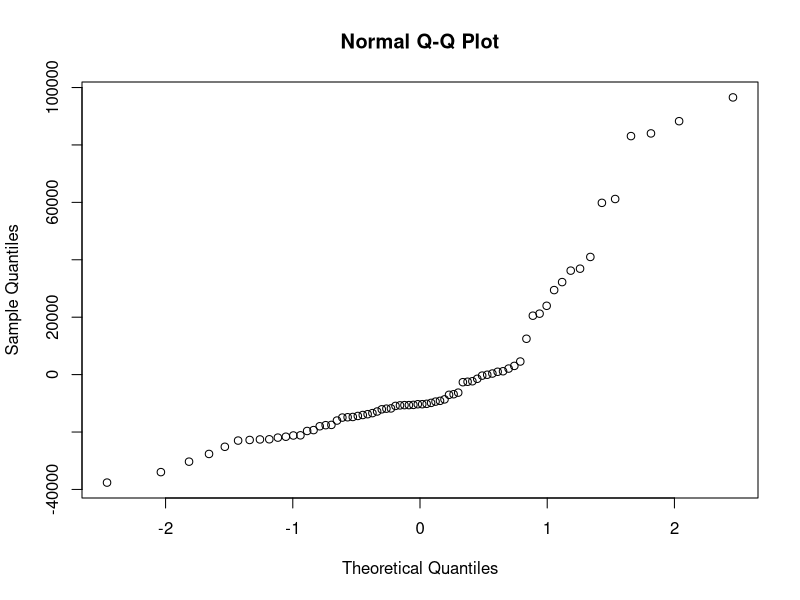
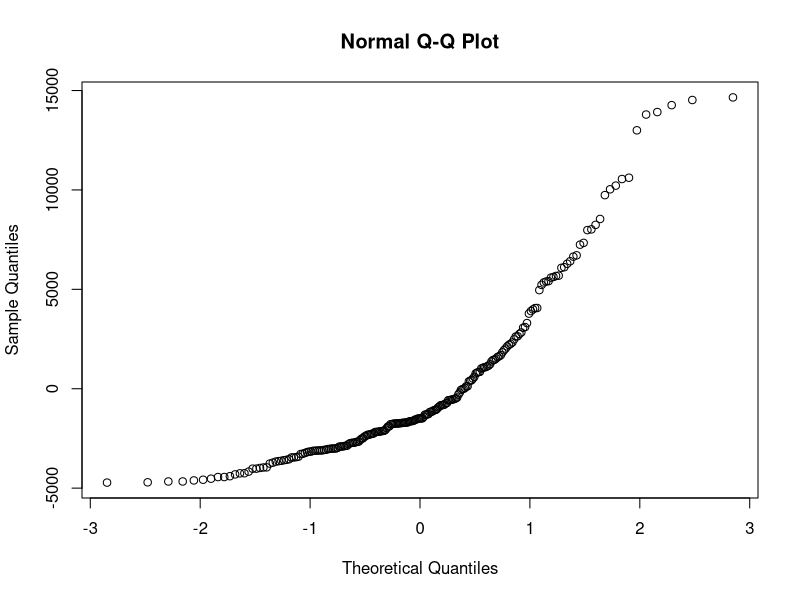
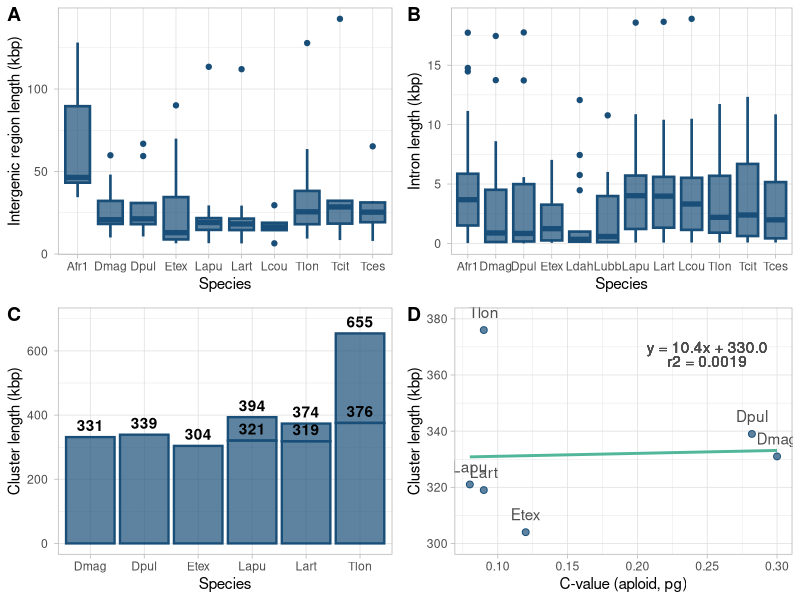

The R script that drew these images, in order:
library(tidyverse)
library(ggpubr)
library(scales)


#-----------------------INTERGENIC LENGTH BOXPLOT AND KW TEST----------------------#

#load data
branchio.intergenic.bed <- read.table("branchio.intergenic.length.tsv", header = F, sep = "\t")
branchio.intergenic.bed$V1 <- factor(branchio.intergenic.bed$V1, levels = c("Afr1",
                                                                            "Dmag","Dpul",
                                                                            "Etex",
                                                                            "Lapu","Lart","Lcou",
                                                                            "Tlon","Tcit","Tces"))
#plot data
intergenic.plot <- ggplot(data = branchio.intergenic.bed, aes(V1,V2,
                                                              fill = "#184e77", 
                                                              color = "#184e77")) +
  geom_boxplot(lwd = 0.9) +
  scale_fill_manual(values = alpha("#184e77", 0.7)) +
  scale_color_manual(values = "#184e77") +
  xlab("Species") +
  ylab("Intergenic region length (kbp)") +
  scale_y_continuous(labels = unit_format(accuracy = 1, unit = NULL, scale = 1e-3)) +
  theme_light() +
  theme(legend.position = "none")

#linear regression
intergenic.lm <- lm(V2 ~ V1, data = branchio.intergenic.bed)

#Shapiro test for normality of data
qqnorm(resid(intergenic.lm))
shapiro.test(resid(intergenic.lm))

#Kruskal-Wallis test
kruskal.test(branchio.intergenic.bed$V2, branchio.intergenic.bed$V1)


 
#------------------------INTRON LENGTH BOXPLOT AND KW TEST-------------------------#

#load data
branchio.intron.bed <- read.table("branchio.intron.length.tsv", header = F, sep = "\t")
branchio.intron.bed$V1 <- factor(branchio.intron.bed$V1, levels = c("Afr1",
                                                                    "Dmag","Dpul",
                                                                    "Etex","Ldah",
                                                                    "Lubb","Lapu","Lart","Lcou",
                                                                    "Tlon","Tcit","Tces"))
#plot data
intron.plot <- ggplot(branchio.intron.bed, aes(V1, V2,
                                               fill = "#184e77",
                                               color = "#184e77")) +
  geom_boxplot(lwd = 0.9) +
  scale_fill_manual(values = alpha("#184e77", 0.7)) +
  scale_color_manual(values = "#184e77") +
  scale_y_continuous(labels = unit_format(accuracy = 1, unit = NULL, scale = 1e-3)) +
  xlab("Species") +
  ylab("Intron length (kbp)") +
  theme_light() +
  theme(legend.position = "none")

#linear regression
intron.lm <- lm(V2 ~ V1, data = branchio.intron.bed)

#Shapiro test for normality of data
qqnorm(resid(intron.lm))
shapiro.test(resid(intron.lm))

#Kruskal-Wallis test
kruskal.test(branchio.intron.bed$V2, branchio.intron.bed$V1)

#Wilcoxon test for testing group effect
pairwise.wilcox.test(branchio.intron.bed$V2, branchio.intron.bed$V1,
                     p.adjust.method = "bonferroni")



#------------------------------CLUSTER LENGTH BARPLOT------------------------------#

#load data
branchio.cluster.bed <- read.table("branchio.cluster.length.tsv", header = F, sep = "\t")
branchio.cluster.bed$V1 <- factor(branchio.cluster.bed$V1, levels = c("Dmag", "Dpul",
                                                                  "Etex",
                                                                  "Lapu", "Lapu merged",
                                                                  "Lart", "Lart merged",
                                                                  "Tlon", "Tlon merged"))
#plot data
cluster.plot <- ggplot(branchio.cluster.bed, aes(V1, V2, label = V4)) +
  geom_bar(position = "stack", stat = "identity", lwd = 0.8,
           fill = alpha("#184e77", 0.7), col = "#184e77") +
  geom_text(position = "stack", vjust = -0.5, fontface = "bold") +
  scale_y_continuous(labels = unit_format(accuracy = 1, unit = NULL, scale = 1e-3), limits = c(0,700000)) +
  xlab("Species") +
  ylab("Cluster length (kbp)") +
  labs(fill = "Total length of:", col = "Total length of:") +
  theme_light() +
  theme(legend.position = "none")


#------------------------------GENOME/CLUSTER CORRELATION--------------------------#

#load data
correlation <- read.table("genome_cluster_corr.tsv", header = TRUE, row.names = 1, sep = "\t")

#linear regression
mod <- lm(cluster.length ~ genome.size, data = correlation)

#plot regression
lm.plot <- ggplot(correlation, aes(genome.size, cluster.length, label = row.names(correlation))) +
  geom_smooth(method = "lm", se = FALSE, color = "#52b69a") +
  geom_point(shape = 21, size = 2, fill = alpha("#184e77", 0.7), col = "#184e77") +
  geom_text(vjust = -1, col = "#4d4d4d") +
  geom_text(x = 0.25, y = 370, label = "y = 10.4x + 330.0", col = "#4d4d4d") +
  geom_text(x = 0.25, y = 365, label = "r2 = 0.0019", col = "#4d4d4d") +
  ylab("Cluster length (kbp)") +
  xlab("C-value (aploid, pg)") +
  ylim(300,380) +
  theme_light()



#------------------------------ASSEMBLE THE PANEL----------------------------------#

ggarrange(intergenic.plot, intron.plot, cluster.plot, lm.plot,
          ncol = 2,
          nrow = 2,
          labels = c("A", "B", "C", "D"))